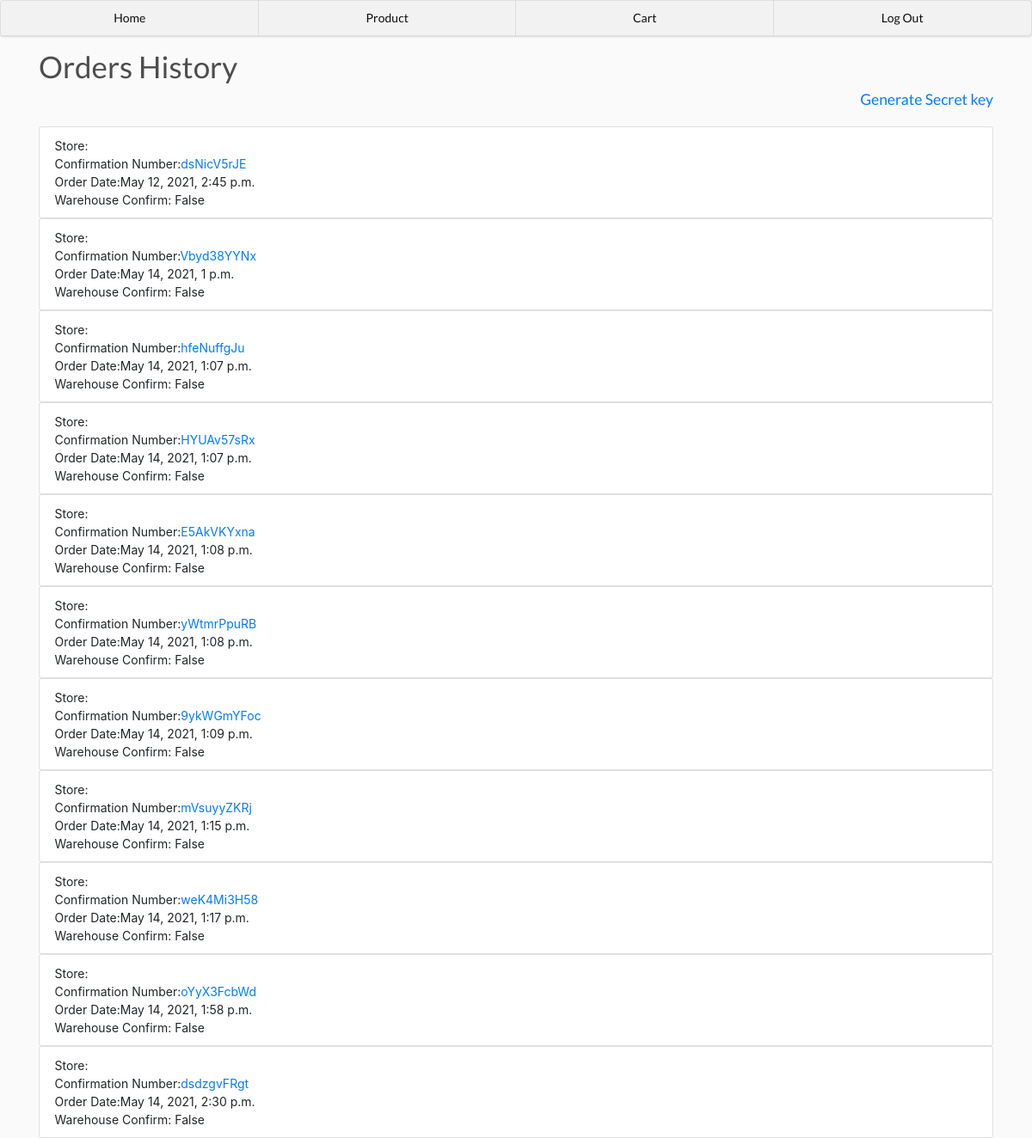
The page /home/ (signed in) on the database as committed earlier.
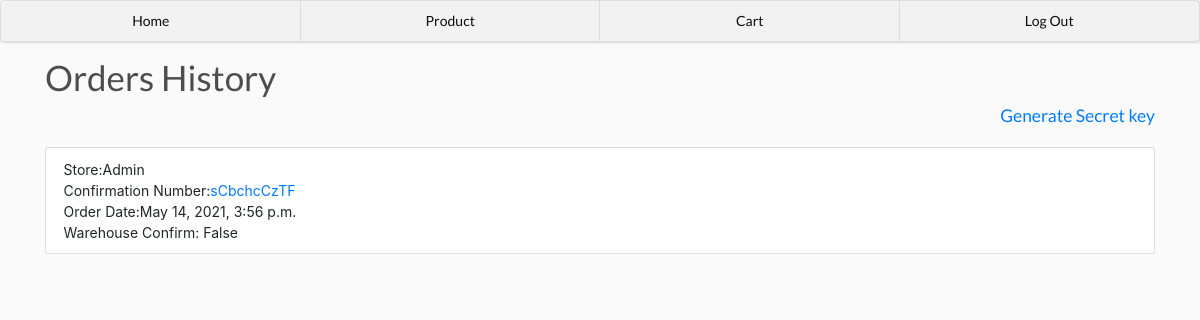
The same page on the database as committed later.
### main/models.py (models this page shows, shortened)
class Order(models.Model):
	id = models.AutoField(primary_key=True)
	user = models.ForeignKey(User, null=True, blank=True, on_delete = models.SET_NULL)
	date = models.DateTimeField(default=timezone.now)
	checkout = models.BooleanField(default=False)
	confirm = models.BooleanField(default=False)
	confirmation_number = models.CharField(max_length=30, blank=True, null=True)

class User(AbstractUser):
	id = models.AutoField(primary_key=True)
	store_name = models.CharField(max_length=100)

### main/views.py (the view)
# urls.py: 2. Add a URL to urlpatterns:  path('', views.home, name='home')
@login_required(login_url='index')
def home(request):
	if request.user.is_superuser:
		orders = Order.objects.filter(checkout=True)
	else:
		orders = Order.objects.filter(user=request.user, checkout=True)
	context = {'orders': orders}
	return render(request, 'main/home.html', context)

### main/templates/main/home.html
{% extends 'main/base.html' %}
{% load static %}
{% block content %}
	<h1>Orders History</h1>
	{% if request.user.is_superuser %}
		<h5 style="float: right"><a href="{% url 'generate' %}">Generate Secret key</a></h5>
	{% endif %}
	<br>
	<br>
	{% for order in orders %}
		<ul class="list-group">
			<li class="list-group-item">Store:{{order.user.store_name}}<br>Confirmation Number:<a href="{% url 'viewOrder' confirmation_number=order.confirmation_number %}">{{order.confirmation_number}}</a><br>Order Date:{{order.date}}<br>Warehouse Confirm: {{order.confirm}}</li>
		</ul>
	{% endfor %}
{% endblock content %}

### main/templates/main/base.html (shortened to what this page needs)
{% load static %}
<!doctype html>
<html lang="en">
    <head>
        <link rel="stylesheet" type='text/css' href="https://cdnjs.cloudflare.com/ajax/libs/semantic-ui/2.2.14/semantic.min.css">
        <link rel="stylesheet" href="https://stackpath.bootstrapcdn.com/bootstrap/4.4.1/css/bootstrap.min.css">
        <link rel="stylesheet" href={% static 'style.css' %}>
        <div class="ui four item menu">
            <a href="{% url 'home' %}" class="active item" >Home</a>
            <a href= "{% url 'product' %}" class="active item">Product</a>
            <a href= "{% url 'cart' %}" class="active item">Cart</a>
            <a href="{% url 'logouts' %}" class="active item" >Log Out</a>
        </div>
    </head>
    <body>
        <div class='container'>
        {% block content %}
        {% endblock content %}
        </div>
    </body>
</html>

### static/style.css (style rules this page uses)
body { background-color: hsl(0, 0%, 98%); }
h1,h2,h3,h4,h5,h6 { color:hsl(0, 0%, 30%); }

Rows that differ between the two databases and show on the page:
removed Order: confirmation_number "dsNicV5rJE", date "May 12, 2021, 2:45 p.m.", confirm "False"
removed Order: confirmation_number "Vbyd38YYNx", date "May 14, 2021, 1 p.m.", confirm "False"
removed Order: confirmation_number "hfeNuffgJu", date "May 14, 2021, 1:07 p.m.", confirm "False"
removed Order: confirmation_number "HYUAv57sRx", date "May 14, 2021, 1:07 p.m.", confirm "False"
removed Order: confirmation_number "E5AkVKYxna", date "May 14, 2021, 1:08 p.m.", confirm "False"
removed Order: confirmation_number "yWtmrPpuRB", date "May 14, 2021, 1:08 p.m.", confirm "False"
removed Order: confirmation_number "9ykWGmYFoc", date "May 14, 2021, 1:09 p.m.", confirm "False"
removed Order: confirmation_number "mVsuyyZKRj", date "May 14, 2021, 1:15 p.m.", confirm "False"
removed Order: confirmation_number "weK4Mi3H58", date "May 14, 2021, 1:17 p.m.", confirm "False"
removed Order: confirmation_number "oYyX3FcbWd", date "May 14, 2021, 1:58 p.m.", confirm "False"
removed Order: confirmation_number "dsdzgvFRgt", date "May 14, 2021, 2:30 p.m.", confirm "False"
added Order: user.store_name "Admin", confirmation_number "sCbchcCzTF", date "May 14, 2021, 3:56 p.m.", confirm "False"
